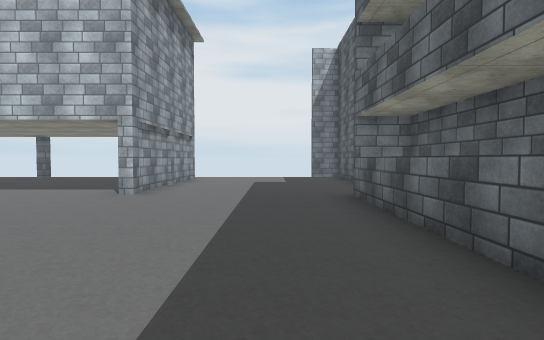
[1] (above)

24 first-person views from a walk through a scene from a Unity 3-D project. The camera is 1.4 m above the floor, tilts 2° down and sees 80° across. The floor is counted in squares, 2 m on a side. Each view is taken from the middle of a square. On the plan, view 1 faces up. The plan holds only what a view shows up to about 10 squares ahead; the rest is blank. The place goes on beyond the plan. The player character is not drawn. Some surface patterns are stand-ins.

[2]
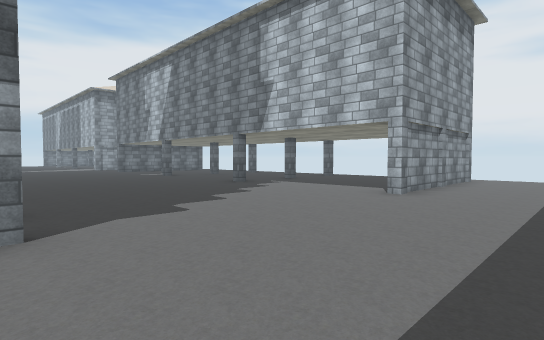

[3]
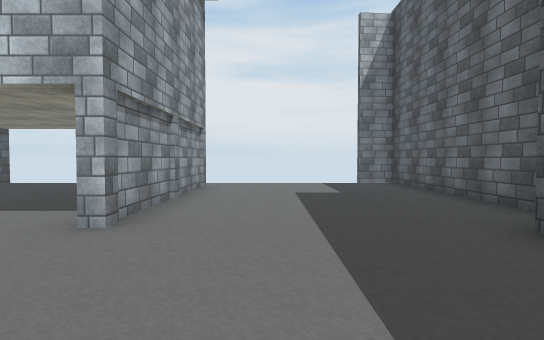

[4]
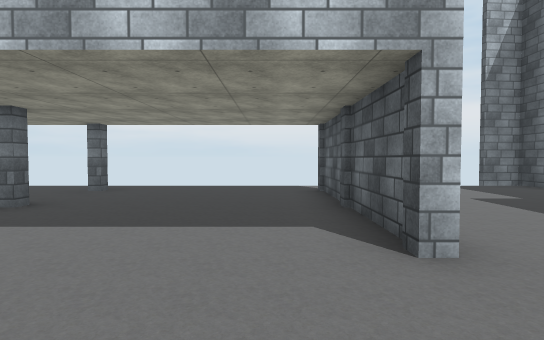

[5]
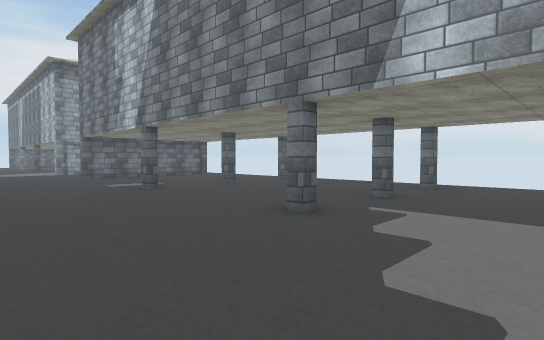

[6]
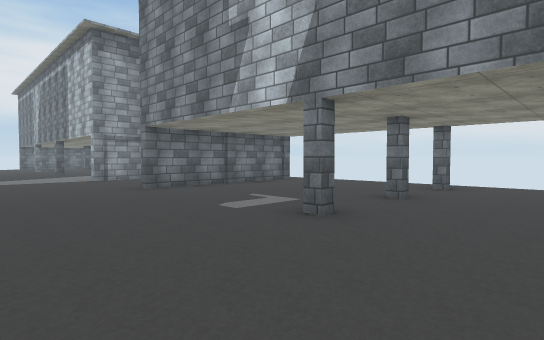

[7]
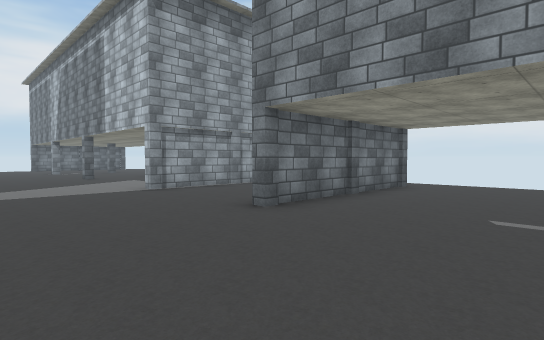

[8]
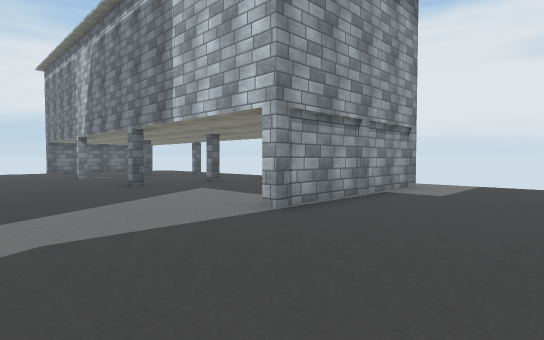

[9]
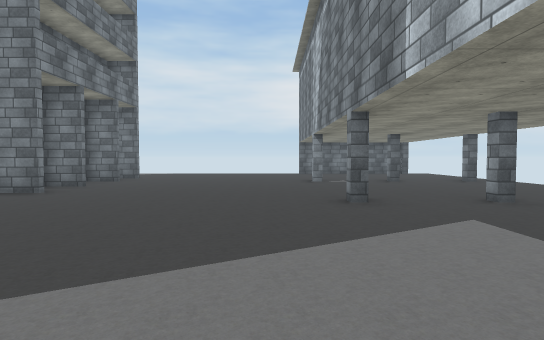

[10]
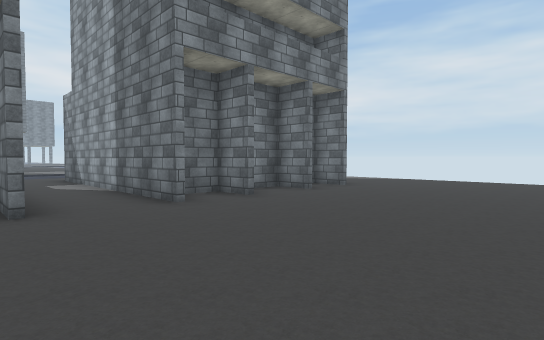

[11]
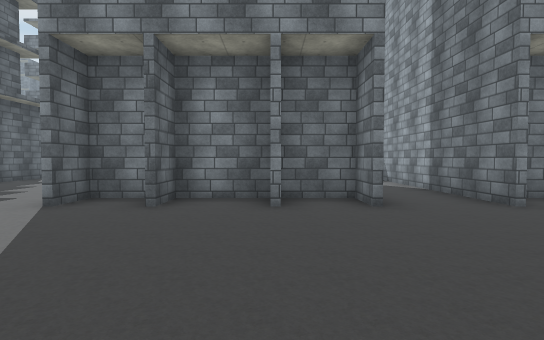

[12]
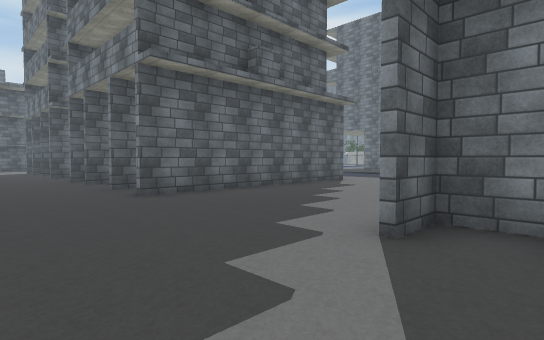

[13]
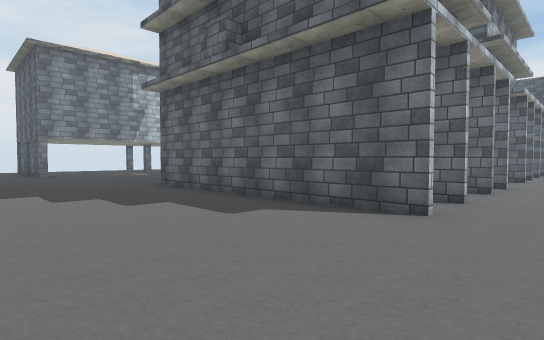

[14]
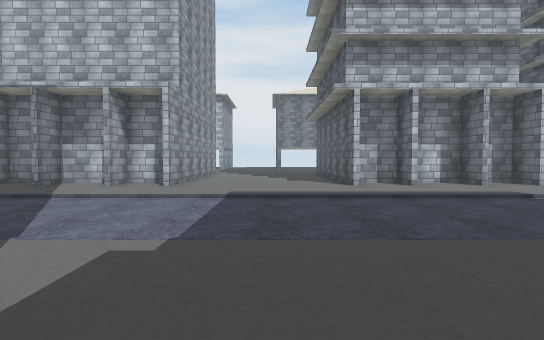

[15]
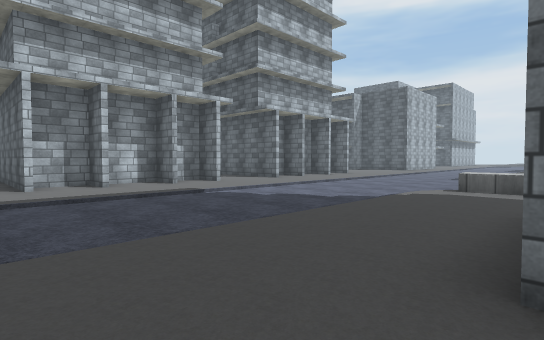

[16]
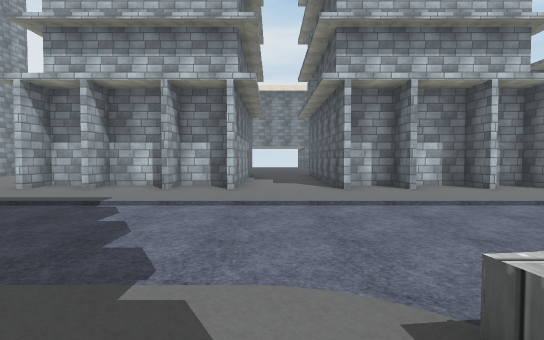

[17]
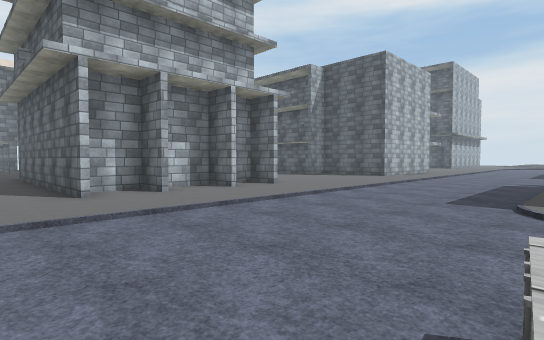

[18]
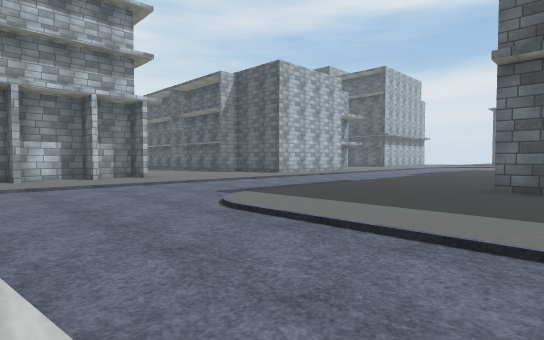

[19]
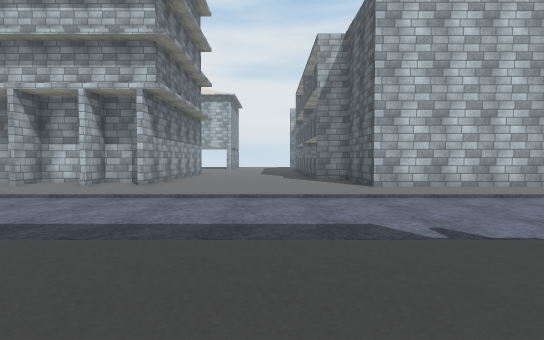

[20]
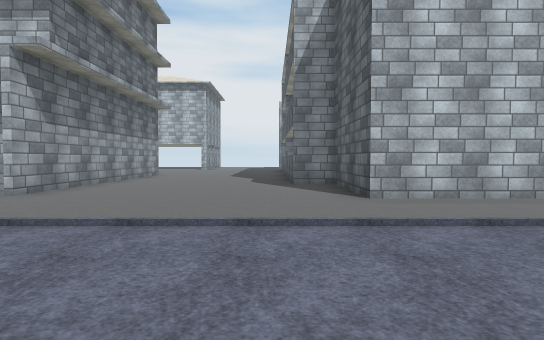

[21]
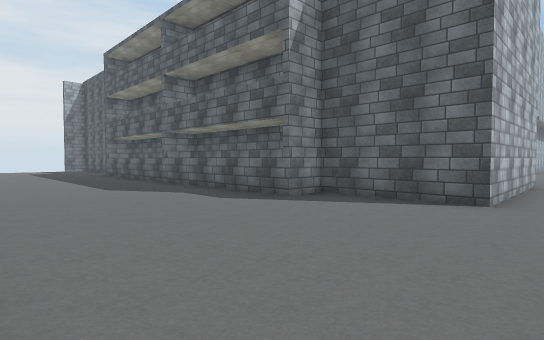

[22]
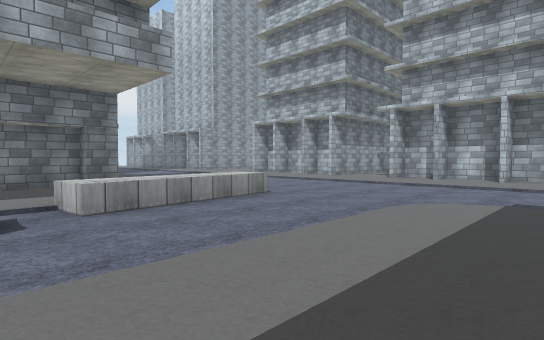

[23]
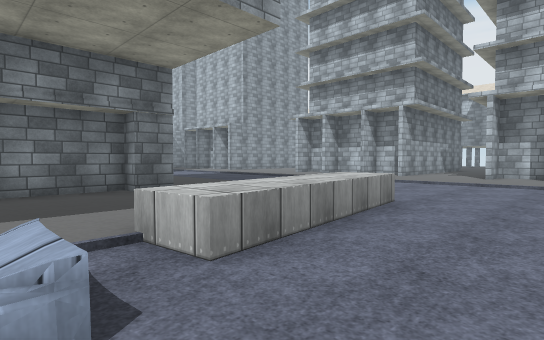

[24]
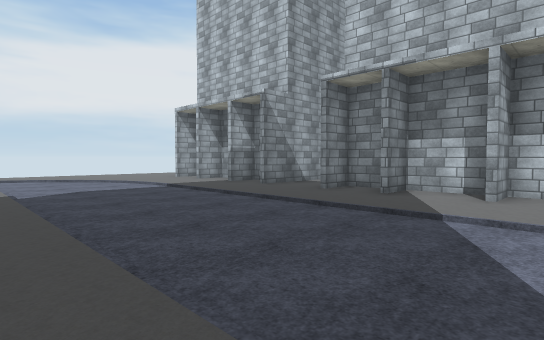

### Floor plan
Key: @ floor where view 1 was taken; # wall or solid block; . main floor; - floor 0.25 m lower than the main floor; / step, stairs or slope; T truck.
Columns run from 36 left of view 1 to 5 right of it. Each row starts with its distance up from view 1.
 13                                       ##
 12       ..       ........................#
 11      #...      #..#....#....#....#.....#
 10      .....     #..#..............#.....#
  9      #....#..  #..#....#....#....#.....#
  8      ......... #..#..............#.....#
  7      #.........#..#..............#.....#
  6      .....#............#....#.........##
  5      .................................##
  4 ......................................#
  3 ......................................#
  2 ......................................#
  1  .....................................#
  0   ..##.##..##.##....#.##.#      .#..@.#
 -1     #####..#####....#      .#     ....#
 -2         #..     ....#      .#   #.....#
 -3         #..     ....#      .#   #.....##
 -4         #..     ....#    #..#   #.....##
 -5         #.######....######..######.....#
 -6         #.#.#.##....#.##.#..##.#.#.....#
 -7        ................................###
 -8       ....................................
 -9      /------------------------------------
-10     -------------------------------------
-11    --------------------------------------
-12    ---/////////////////////-----////////
-13           .................T---/.......
-14                   .........T---/........
-15                   ...###   TT--/........
-16                        #...TT--/...#
-17                        #....---/..
-18                          .. T--/..

Where each view was taken, in squares from view 1:
view 1: 0 up, 0 right, facing up
view 2: 0 up, 0 right, facing up-left
view 3: 3 up, 1 left, facing up
view 4: 4 up, 4 left, facing up
view 5: 3 up, 5 left, facing up-left
view 6: 3 up, 10 left, facing up-left
view 7: 3 up, 14 left, facing up-left
view 8: 3 up, 18 left, facing up-left
view 9: 5 up, 21 left, facing left
view 10: 5 up, 25 left, facing down-left
view 11: 5 up, 24 left, facing down
view 12: 3 up, 22 left, facing down-right
view 13: 8 down, 20 left, facing up-right
view 14: 15 down, 18 left, facing up
view 15: 15 down, 17 left, facing up-right
view 16: 14 down, 10 left, facing up
view 17: 13 down, 10 left, facing up-right
view 18: 17 down, 8 left, facing up-right
view 19: 15 down, 0 right, facing up
view 20: 12 down, 1 right, facing up
view 21: 8 down, 3 left, facing up-right
view 22: 18 down, 3 left, facing up-left
view 23: 18 down, 6 left, facing up-left
view 24: 13 down, 21 left, facing up-left
